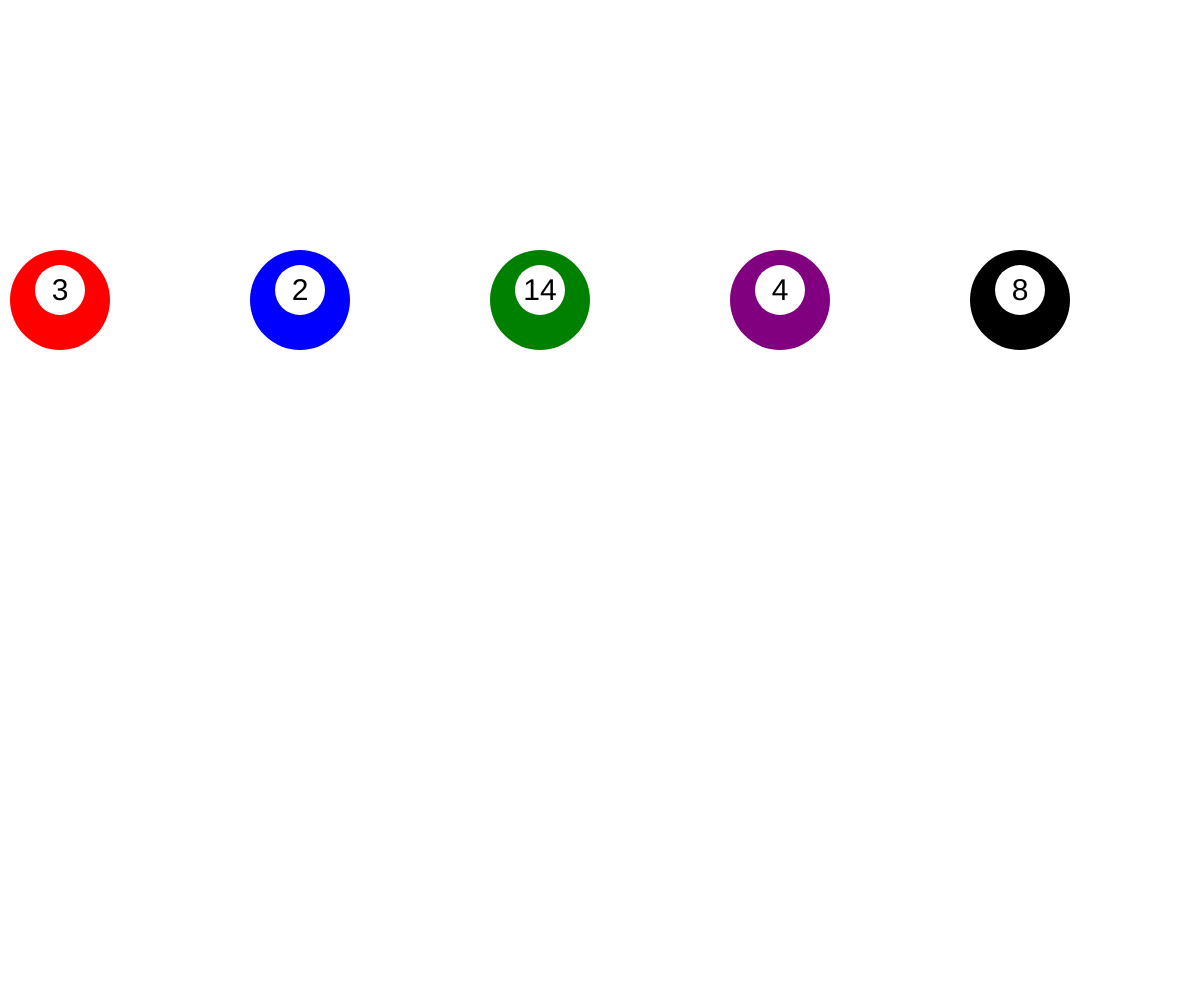
Frame 1 (no input)
Frame 60 (no input): identical to frame 1, image omitted
Frame 120 (the mouse pressed at the canvas centre since frame 60): identical to frame 1, image omitted

The p5.js sketch that drew this single still picture (run headless with seeded random() and noise() and a simulated clock; from frame 60 on, the mouse is pressed at the canvas centre):

// p5.js sketch
// ── sketch.js
let arraycol = ["red", "blue", "green", "purple", "black"];
let arraynum = ["3", "2", "14", "4", "8"];
let ballnum = 3;

function setup() {
  createCanvas(windowWidth, windowHeight);
  textAlign(CENTER);
}

function draw() {
  background("white");
  noStroke();

  for(let i = 0; i < arraycol.length; i++){
    draw8Ball(arraynum[i], arraycol[i], width/arraycol.length * i + 60, 300);
  }
  
 // draw8Ball(arraynum[ballnum], arraycol[ballnum], 300, 300);
  
}
function draw8Ball(num, col, x, y)
{

  fill(col);
  circle(x, y, 100);
  fill("white");
  circle(x, y-10, 50);
  textSize(30);
  fill("black");
  text(num, x, y);
}
